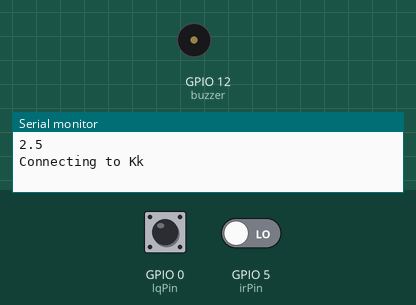
Recording of a sketch running on a simulated ESP8266 (NodeMCU). On the bench: buzzer (waves = sounding, pin HIGH), the last lines printed to the serial monitor. The test bench sets the inputs (shaded band); at power-on: GPIO 0 (lqPin) HIGH, GPIO 5 (irPin) LOW. WiFi joins after 1.5 s; servers stay silent unless stated; random numbers use the default seed unless the sketch sets one; no MQTT or app messages arrive unless stated.

Above: at 0.1 s.
At 2.7 s:
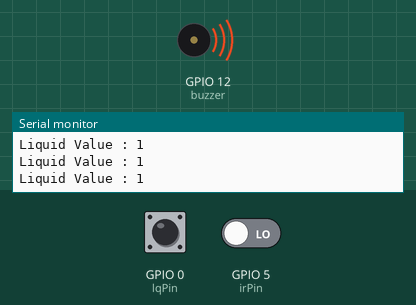
2.8 s: GPIO 0 (lqPin) pulled LOW for 0.15 s
5.9 s: GPIO 0 (lqPin) pulled LOW for 1 s
9.9 s: GPIO 0 (lqPin) pulsed LOW 2 times (0.12 s each, 0.3 s apart)
13.5 s: GPIO 0 (lqPin) pulsed LOW 5 times (0.12 s each, 0.3 s apart)
Timing chart, 0 to 16.5 s (numbered marks = the images above; inputs shaded):
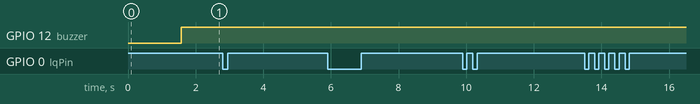

The sketch:

mqtt_esp8266_copy_20240220114603_copy_20240312083741.ino
```cpp
/*
 Basic ESP8266 MQTT example
 This sketch demonstrates the capabilities of the pubsub library in combination
 with the ESP8266 board/library.
 It connects to an MQTT server then:
  - publishes "hello world" to the topic "outTopic" every two seconds
  - subscribes to the topic "inTopic", printing out any messages
    it receives. NB - it assumes the received payloads are strings not binary
  - If the first character of the topic "inTopic" is an 1, switch ON the ESP Led,
    else switch it off
 It will reconnect to the server if the connection is lost using a blocking
 reconnect function. See the 'mqtt_reconnect_nonblocking' example for how to
 achieve the same result without blocking the main loop.
 To install the ESP8266 board, (using Arduino 1.6.4+):
  - Add the following 3rd party board manager under "File -> Preferences -> Additional Boards Manager URLs":
       http://arduino.esp8266.com/stable/package_esp8266com_index.json
  - Open the "Tools -> Board -> Board Manager" and click install for the ESP8266"
  - Select your ESP8266 in "Tools -> Board"
*/

#include <ESP8266WiFi.h>
#include <PubSubClient.h>
#include <TridentTD_LineNotify.h>

// Update these with values suitable for your network.
//กากด๋อยยย
// const char* ssid = "กากด๋อยยย";
// const char* password = "12345678";
const char* ssid = "Kk";
const char* password = "123456789";
const char* mqtt_server = "broker.hivemq.com";
const char* LINE_TOKEN = "NOpjDTUyVYmTWcupEn7Dn6mTBzMwQ7rF0u6CW0LrJly";

WiFiClient espClient;
PubSubClient client(espClient);
unsigned long lastMsg = 0;
#define MSG_BUFFER_SIZE	(50)
char msg[MSG_BUFFER_SIZE];

int irPin = 5;
int lqPin = 0;
int buzzer = 12;

// const int pingPin = 0;
// int inPin = 12;


void setup_wifi() {

  delay(10);
  // We start by connecting to a WiFi network
  Serial.println();
  Serial.print("Connecting to ");
  Serial.println(ssid);

  WiFi.mode(WIFI_STA);
  WiFi.begin(ssid, password);
  LINE.setToken(LINE_TOKEN);
  while (WiFi.status() != WL_CONNECTED) {
    delay(500);
    Serial.print(".");
  }

  randomSeed(micros());

  Serial.println("");
  Serial.println("WiFi connected");
  Serial.println("IP address: ");
  Serial.println(WiFi.localIP());
}

void callback(char* topic, byte* payload, unsigned int length) {
  Serial.print("Message arrived [");
  Serial.print(topic);
  Serial.print("] ");
  for (int i = 0; i < length; i++) {
    Serial.print((char)payload[i]);
  }
  Serial.println();

  // Switch on the LED if an 1 was received as first character
  if ((char)payload[0] == '1') {
    digitalWrite(BUILTIN_LED, LOW);   // Turn the LED on (Note that LOW is the voltage level
    // but actually the LED is on; this is because
    // it is active low on the ESP-01)
  } else {
    digitalWrite(BUILTIN_LED, HIGH);  // Turn the LED off by making the voltage HIGH
  }

}

void reconnect() {
  // Loop until we're reconnected
  while (!client.connected()) {
    Serial.print("Attempting MQTT connection...");
    // Create a random client ID
    String clientId = "ESP8266Client-";
    clientId += String(random(0xffff), HEX);
    // Attempt to connect
    if (client.connect(clientId.c_str())) {
      Serial.println("connected");
    } else {
      Serial.print("failed, rc=");
      Serial.print(client.state());
      Serial.println(" try again in 5 seconds");
      // Wait 5 seconds before retrying
      delay(5000);
    }
  }
}

void setup() {
  pinMode(irPin,INPUT);
  pinMode(lqPin,INPUT_PULLUP);
  pinMode(buzzer,OUTPUT);
  Serial.begin(9600);Serial.println();
  Serial.setDebugOutput(true);
  Serial.println(LINE.getVersion());
  setup_wifi();
  client.setServer(mqtt_server, 1883);
  client.setCallback(callback);
}

void loop() {

  if (!client.connected()) {
    reconnect();
  }
  client.loop();
  int Id = 1;
  int lqVal = digitalRead(lqPin);
  Serial.print("Liquid Value : ");
  Serial.print(lqVal);
  Serial.print("\n");


  static bool notified = 0;
  static bool publishNotify = 0;

  static bool update = 0;
  static bool publishUpdate = 0;

 // bool notified = 0;
  if(lqVal == 0){
    int irVal = digitalRead(irPin);
    Serial.print("IR Value : ");
    Serial.print(irVal);
    Serial.print("\n");
    delay(1000);
    static bool user = false; // เริ่มต้นด้วยค่าเป็น false
    static bool publishedOnce = false; // เริ่มต้นด้วยค่าเป็น false

    if (irVal == 0  && !user && !publishedOnce) {
      client.publish("Alcohol/Notify/258", (String(Id)).c_str());

      user = true;
      publishedOnce = true; // เมื่อ publish แล้วให้เปลี่ยนค่า publishedOnce เป็น true
      digitalWrite(buzzer, LOW);
    } else if (irVal == 1) {
      digitalWrite(buzzer, LOW);
    }
    if(irVal == 1){
      user = false;
      publishedOnce = false;
    }
  }else if(lqVal == 1 && !notified && !publishNotify) {
    digitalWrite(buzzer,HIGH);
    delay(1);
    client.publish("Alcohol/NotHave/258", (String(Id)).c_str());
    client.publish("Alcohol/HistoryNotHave/258", (String(Id)).c_str());
    LINE.notify("258 room No Alcohol");
    notified = true;
    publishNotify = true;
  }
  if(lqVal == 0){
    notified = false;
    publishNotify = false;
  }
  if(lqVal == 0 && !update && !publishUpdate){
    client.publish("Alcohol/Have/258", (String(Id)).c_str());
    client.publish("Alcohol/HistoryHave/258", (String(Id)).c_str());
    LINE.notify("258 room have Alcohol");
    update = true;
    publishUpdate = true;
  }
  if(lqVal == 1){
    update = false;
    publishUpdate = false;
  }
}

// long microsecondsToCentimeters(long microseconds){
//   return microseconds / 29 / 2;
// }
```
